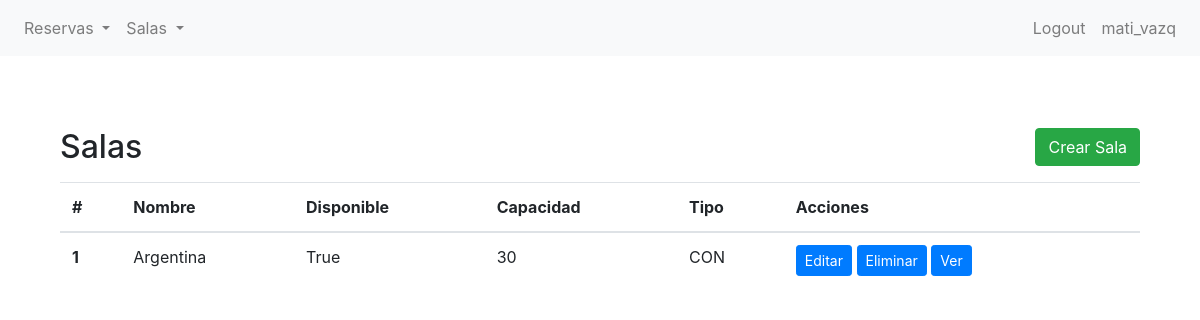
The page /bookings/sala/list/ (signed in) on the database as committed earlier.
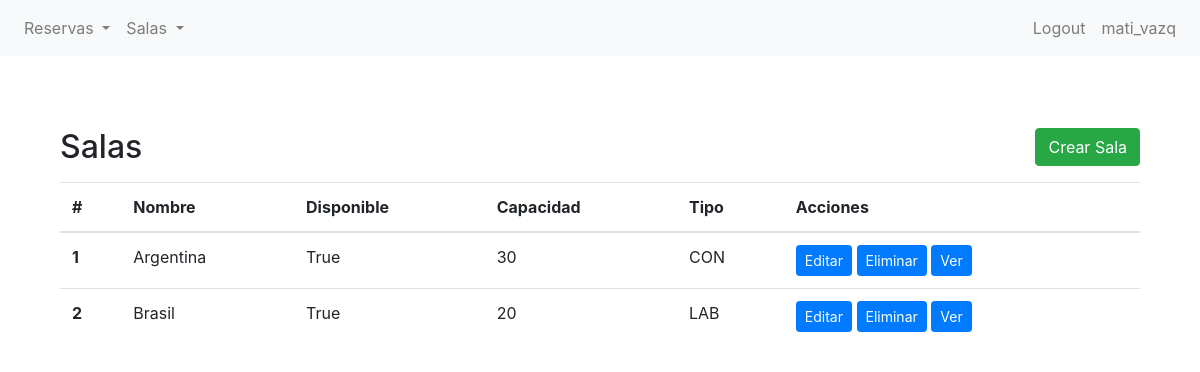
The same page on the database as committed later.
### bookings/models.py (models this page shows, shortened)
class Sala(models.Model):
    class Tipo(models.TextChoices):
        AUDITORIO = 'AUD', 'Auditorio'
        SALA_DE_CONFERENCIAS = 'CON', 'Sala de Conferencias'
        AULA = 'AUL', 'Aula'
        LABORATORIO = 'LAB', 'Laboratorio'
    nombre = models.CharField(max_length=50)
    capacidad = models.IntegerField()
    disponible = models.BooleanField()
    tipo = models.CharField(
        max_length=3,
        choices=Tipo.choices,
        default=Tipo.AULA,
    )

### bookings/views.py (the view)
# urls.py: path('sala/list/', SalaListView.as_view(), name='sala-list'),
class SalaListView(LoginRequiredMixin, ListView):
    model = Sala
    template_name = "bookings/vbc/sala_list.html"
    context_object_name = "ADRIANDARGELOS"

### bookings/templates/bookings/vbc/sala_list.html (shortened to what this page needs)
{% extends 'bookings/base.html' %}
{% block content %}
<section class="py-5">
    <div class="container">
        <div class="d-flex justify-content-between align-items-center mb-3">
            <h2 class="mb-0">Salas</h2>
            <a href="{% url 'sala-create' %}" class="btn btn-success">Crear Sala</a>
        </div>
        <table class="table">
            <thead>
                <tr>
                    <th scope="col">#</th>
                    <th scope="col">Nombre</th>
                    <th scope="col">Disponible</th>
                    <th scope="col">Capacidad</th>
                    <th scope="col">Tipo</th>
                    <th scope="col">Acciones</th>
                </tr>
            </thead>
            <tbody>
                {% if ADRIANDARGELOS %}
                {% for sala in ADRIANDARGELOS %}
                <tr>
                    <th scope="row">{{ forloop.counter }}</th>
                    <td>{{ sala.nombre }}</td>
                    <td>{{ sala.disponible }}</td>
                    <td>{{ sala.capacidad }}</td>
                    <td>{{ sala.tipo }}</td>
                    <td>
                        <a href="{% url 'sala-update' sala.id %}" class="btn btn-primary btn-sm">Editar</a>
                        <a href="{% url 'sala-delete' sala.id %}" class="btn btn-primary btn-sm">Eliminar</a>
                        <a href="{% url 'sala-detail' sala.id %}" class="btn btn-primary btn-sm">Ver</a>
                    </td>
                </tr>
                {% endfor %}
                {% else %}
                <tr>
                    <td colspan="7">No hay Salas.</td>
                </tr>
                {% endif %}
            </tbody>
        </table>
    </div>
</section>
{% endblock %}

### bookings/templates/bookings/base.html (shortened to what this page needs)
{% load static %}
<!DOCTYPE html>
<html lang="en">
<head>
    <link href="https://stackpath.bootstrapcdn.com/bootstrap/4.5.2/css/bootstrap.min.css" rel="stylesheet">
</head>
<nav class="navbar navbar-expand-lg navbar-light bg-light">
    <div class="collapse navbar-collapse" id="navbarNav">
        {% if user.is_authenticated %}
        <ul class="navbar-nav">
            <li class="nav-item dropdown">
                <a class="nav-link dropdown-toggle" href="#" id="navbarDropdownMenuLinkReserva" role="button" data-toggle="dropdown" aria-haspopup="true" aria-expanded="false">
                    Reservas
                </a>
            </li>
            <li class="nav-item dropdown">
                <a class="nav-link dropdown-toggle" href="#" id="navbarDropdownMenuLinkSala" role="button" data-toggle="dropdown" aria-haspopup="true" aria-expanded="false">
                    Salas
                </a>
            </li>
        </ul>
        {% endif %}
        <ul class="navbar-nav ml-auto">
            {% if user.is_authenticated %}
                <li class="nav-item">
                    <a class="nav-link" href="{% url 'logout' %}">Logout</a>
                </li>
                <li class="nav-item">
                    <a class="nav-link" href="{% url 'editar-perfil' %}">{{ user }}</a>
                </li>
                {% endif %}
        </ul>
    </div>
</nav>
<div class="container mt-4">
    {% block content %}{% endblock content %}
</div>
</body>
</html>

Rows that differ between the two databases and show on the page:
added Sala: nombre "Brasil", disponible "True", capacidad "20", tipo "LAB"
